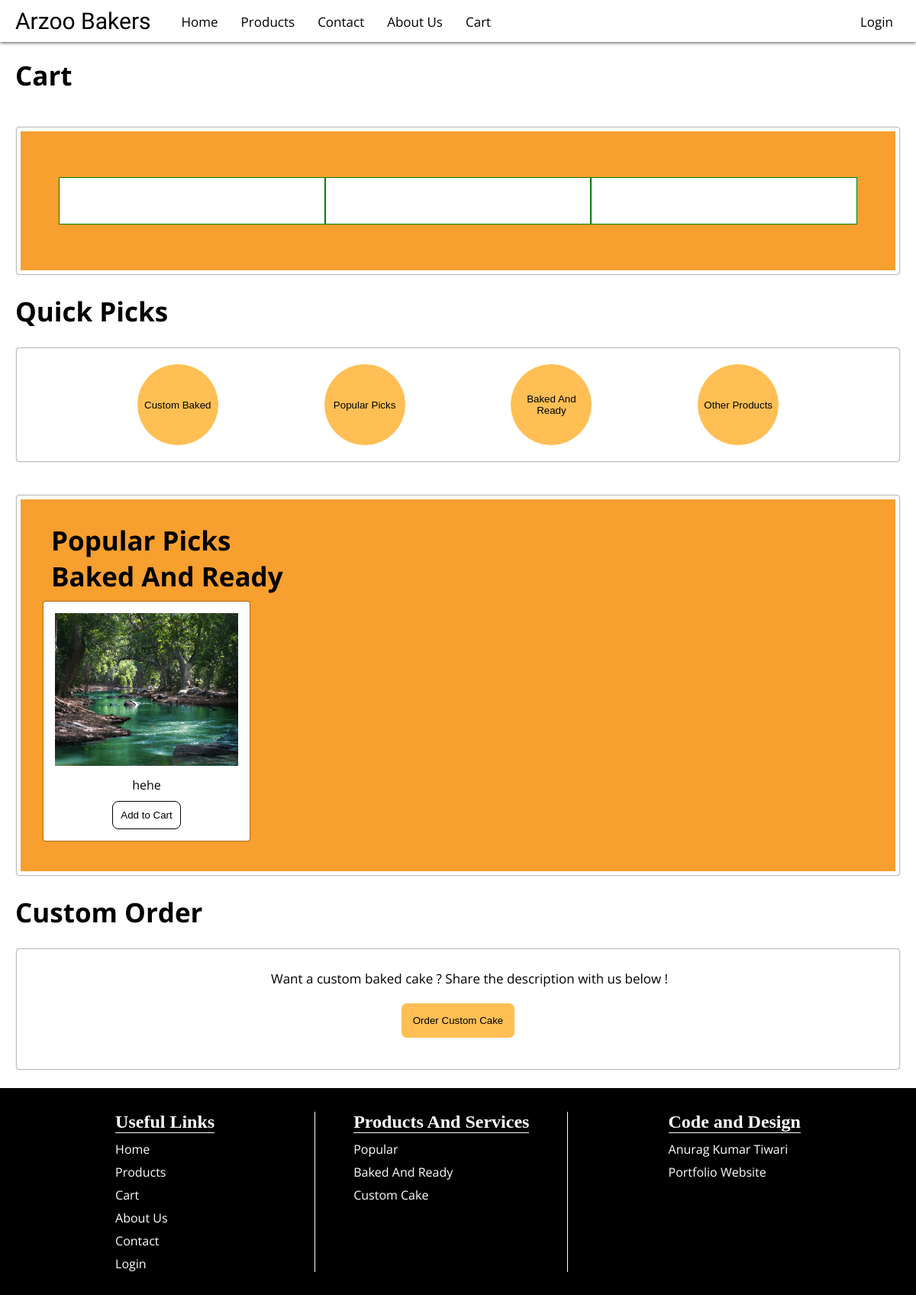
The app's page /cart, older data.
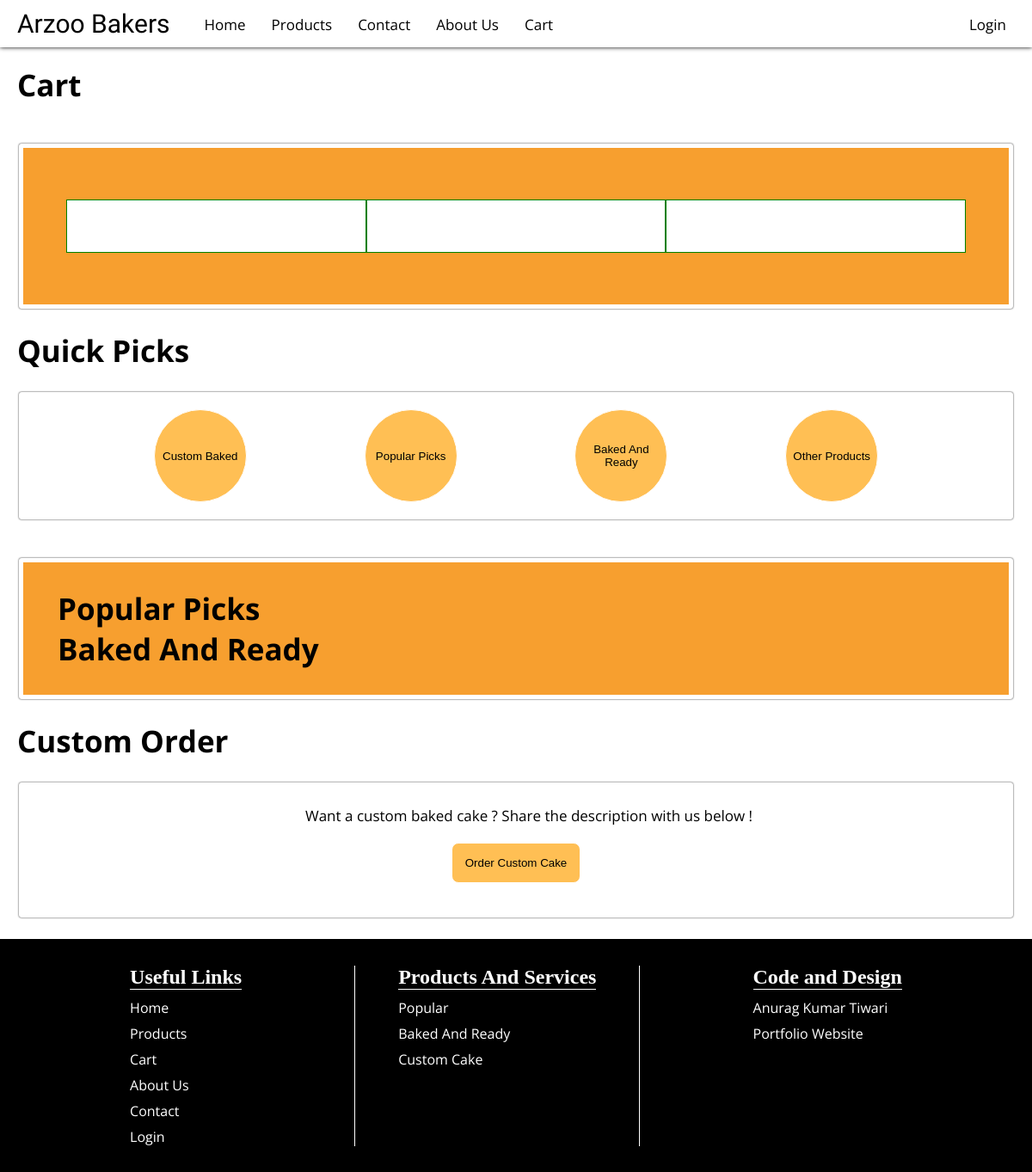
The same page, newer data.
### products/models.py (models this page shows, shortened)
class baked_and_ready(models.Model):
    upload = models.FileField(upload_to="uploads/")
    name = models.TextField(max_length=20)
    price = models.IntegerField(default=200)

### pages/views.py (the view)
# urls.py: path('cart',cart,name='cart'),
def cart(request):
    namelist = request.session.get('namelist', [])
    pricelist = request.session.get('pricelist', [])
    indexlist = request.session.get('indexlist', [])
    popular_items = popular.objects.all()
    baked_and_ready_items = baked_and_ready.objects.all()
    return render(request, 'cart.html',{'popular_items':popular_items,'baked_and_ready_items':baked_and_ready_items,'namelist': namelist, 'pricelist': pricelist,'indexlist':indexlist})

### pages/templates/cart.html (shortened to what this page needs)
{% load static %}
<!DOCTYPE html>
<html lang="en">
<head>
    <link rel="stylesheet" href="{% static 'css/main.css'%}">
    <link rel="stylesheet" href="{% static 'css/cardmanager.css'%}" />
    <link rel="stylesheet" href="{% static 'css/header.css' %}">
    <link rel="stylesheet" href="{% static 'css/footer.css' %}">
    <link rel="stylesheet" href="{% static 'css/cart.css' %}">
    <link rel="stylesheet" href="{% static 'css/mobile-css/mobile-navbar.css' %}">
    <link rel="stylesheet" href="{% static 'css/mobile-css/mobile-main.css' %}">
    <link rel="stylesheet" href="{% static 'css/mobile-css/mobile-cardmanager.css' %}">
    <link rel="stylesheet" href="{% static 'css/mobile-css/mobile-footer.css' %}">
    <link rel="stylesheet" href="{% static 'css/mobile-css/mobile-cart.css' %}">
</head>
<body>
    {% include "navbar-index.html" %}
    <h1 class="subheadings">Cart</h1>
    <main>
        <div class="cartholder">
            <ol class="cartul" type="1">
            </ol>
            <ul class="cartul" type="none">
            </ul>
            <ul class="cartul" type="none">
            </ul>
        </div>
    </main>
    {% include "main-index.html" %}
    {% include "footer-index.html" %}
</body>
</html>

### pages/templates/main-index.html (shortened to what this page needs)
{% load static %}
<h2 class="subheadings">Quick Picks</h2>
<div class="quickpicks" id="quickpicks">
    <button class="quickcard" onclick="scrollToSection('#custom')">Custom Baked</button>
    <button class="quickcard" onclick="scrollToSection('#popularpicks')">Popular Picks</button>
    <button class="quickcard" onclick="scrollToSection('#bakedandready')">Baked And Ready</button>
    <button class="quickcard" onclick="product()">Other Products</button>
</div>
<main>
    <h2 class="subheadings" id="popularpicks">Popular Picks</h2>
    <h2 class="subheadings" id="bakedandready">Baked And Ready</h2>
    <div class="cardholder shadow">
        {% for item in baked_and_ready_items %}
        <div class="card">
            <div class="imageholder">
                <img src="{{item.upload.url}}" alt="" class="cardimage">
            </div>
            <p style='font-family:"Open Sans", sans-serif;'>{{item.name}}</p>
            <button class="addtocart" data-name="{{item.name}}" data-price="{{item.price}}" style="
                padding: 10px 10px;
                background-color: white;
                color: black;
                margin: 10px 10px;
                border-radius: 8px;
                border: 1px black solid;
            ">Add to Cart</button>
        </div>
        {% endfor %}
    </div>
</main>
<h3 class="subheadings" id="custom">Custom Order</h3>
<div class="custom">
    <p class="navp">
        Want a custom baked cake ? Share the description with us below !
    </p>
    <button onclick="custom()">Order Custom Cake</button>
</div>

Row changes from the older to the newer data that the page shows:
removed baked_and_ready: upload (picture), name "hehe"
